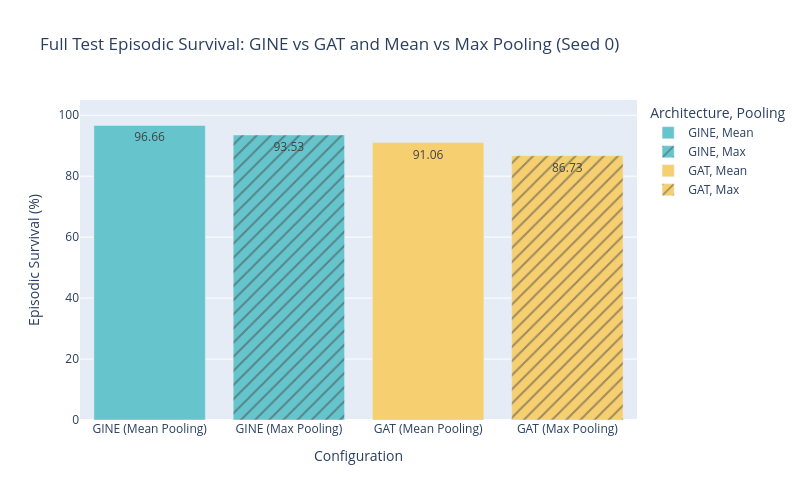

Here is the notebook cell this chart was saved with:
### Code cell
fig1 = px.bar(
    df, 
    x="Configuration", 
    y="Episodic Survival (%)",
    color="Architecture",
    pattern_shape="Pooling",
    title="Full Test Episodic Survival: GINE vs GAT and Mean vs Max Pooling (Seed 0)",
    text_auto=".2f",
    color_discrete_sequence=px.colors.qualitative.Pastel
)
fig1.update_layout(
    yaxis=dict(range=[0, 105]),
    width=800,
    height=500
)
fig1.show()

### Figure 1 — Plotly figure (JSON) as saved in the notebook; plotly's stock layout.template omitted (floating-point values rounded to 4 significant figures)
{"data": [{"hovertemplate": "Architecture=GINE<br>Pooling=Mean<br>Configuration=%{x}<br>Episodic Survival (%)=%{y}<extra></extra>", "legendgroup": "GINE, Mean", "marker": {"color": "rgb(102, 197, 204)", "pattern": {"shape": ""}}, "name": "GINE, Mean", "orientation": "v", "showlegend": true, "textposition": "auto", "texttemplate": "%{y:.2f}", "type": "bar", "x": ["GINE (Mean Pooling)"], "xaxis": "x", "y": [96.66], "yaxis": "y"}, {"hovertemplate": "Architecture=GINE<br>Pooling=Max<br>Configuration=%{x}<br>Episodic Survival (%)=%{y}<extra></extra>", "legendgroup": "GINE, Max", "marker": {"color": "rgb(102, 197, 204)", "pattern": {"shape": "/"}}, "name": "GINE, Max", "orientation": "v", "showlegend": true, "textposition": "auto", "texttemplate": "%{y:.2f}", "type": "bar", "x": ["GINE (Max Pooling)"], "xaxis": "x", "y": [93.53], "yaxis": "y"}, {"hovertemplate": "Architecture=GAT<br>Pooling=Mean<br>Configuration=%{x}<br>Episodic Survival (%)=%{y}<extra></extra>", "legendgroup": "GAT, Mean", "marker": {"color": "rgb(246, 207, 113)", "pattern": {"shape": ""}}, "name": "GAT, Mean", "orientation": "v", "showlegend": true, "textposition": "auto", "texttemplate": "%{y:.2f}", "type": "bar", "x": ["GAT (Mean Pooling)"], "xaxis": "x", "y": [91.06], "yaxis": "y"}, {"hovertemplate": "Architecture=GAT<br>Pooling=Max<br>Configuration=%{x}<br>Episodic Survival (%)=%{y}<extra></extra>", "legendgroup": "GAT, Max", "marker": {"color": "rgb(246, 207, 113)", "pattern": {"shape": "/"}}, "name": "GAT, Max", "orientation": "v", "showlegend": true, "textposition": "auto", "texttemplate": "%{y:.2f}", "type": "bar", "x": ["GAT (Max Pooling)"], "xaxis": "x", "y": [86.73], "yaxis": "y"}], "layout": {"barmode": "relative", "height": 500, "legend": {"title": {"text": "Architecture, Pooling"}, "tracegroupgap": 0}, "title": {"text": "Full Test Episodic Survival: GINE vs GAT and Mean vs Max Pooling (Seed 0)"}, "width": 800, "xaxis": {"anchor": "y", "domain": [0, 1], "title": {"text": "Configuration"}}, "yaxis": {"anchor": "x", "domain": [0, 1], "range": [0, 105], "title": {"text": "Episodic Survival (%)"}}}}
